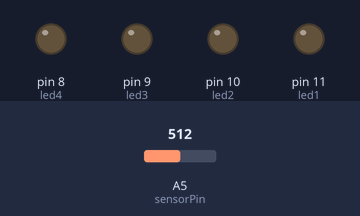
A sketch run on a simulated Arduino Uno, built with avr-gcc and run on an emulated ATmega328P. On the bench: output pins drawn as LEDs (lit = HIGH). The inputs (shaded band) are chosen by the test bench; at power-on: A5 (sensorPin) = 512. What the sketch prints to the serial monitor is not drawn.

Above: at 1.2 s.
1.3 s: A5 (sensorPin) set to 692
3.1 s: A5 (sensorPin) set to 707
At 3.6 s:
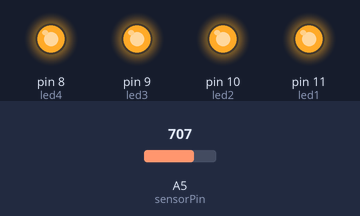
Timing chart, 0 to 6.1 s (numbered marks = the images above; inputs shaded):
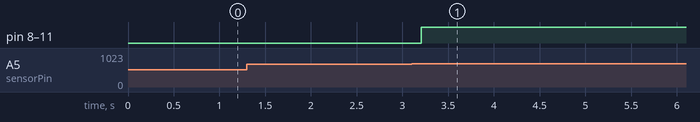

Measured:
- the behaviour switches between 700 and 701 on A5 (sensorPin) (found by bisection; images 0 and 1)
- after the input at 1.3 s, every drawn part: stays the same
- after the input at 3.1 s, pin 8 (led4), pin 9 (led3), pin 10 (led2), pin 11 (led1): LOW → HIGH after 0.10 s

The sketch:

SkinTerrainArduino2.ino
```cpp
///// This is the Arduino sketch used for the 2nd iteration of Midterm projects
/////SP/18 for physical computing
/////This sketch draws reference from Allison Berkoy's sketches on transfering data
/////from arduino to processing using Serial Communication
///This sketch uses input data from a capacitative touch sensor to send information
/// to processing to transforms a desolate, desert like terrain
/////inspired by skin into a new luminescent realm.


// Reads analogue sensor and writes value to the serial port

int sensorPin = A5; //sensor hooked up to analog pin 0
int val;
int led1 = 11;
int led2 = 10;
int led3 = 9;
int led4 = 8;

void setup() {

  pinMode(led1,OUTPUT);
  pinMode(led2,OUTPUT);
  pinMode(led3,OUTPUT);
  pinMode(led4,OUTPUT);


Serial.begin(9600); // Start serial communication at 9600 bps

}

void loop() {
val = analogRead(sensorPin); //read sensor and assign to variable called val
delay(100); // must be 100 or values in processing wont work
Serial.write(val/4); //make sure is active when opening processing
//Serial.println(val); //to check the values in serial monitor


  if (val > 700) { // If 0 received
    digitalWrite(led1, HIGH); // turn LEDs off
    digitalWrite(led2, HIGH);
    digitalWrite(led3, HIGH);
    digitalWrite(led4, HIGH);

  }
  else if (val <=80) { // If 1 received
    digitalWrite(led1, LOW); // turn the LED at pin 1 on
    digitalWrite(led2, LOW);
    digitalWrite(led3, LOW);
    digitalWrite(led4, LOW);

  }

}
```
